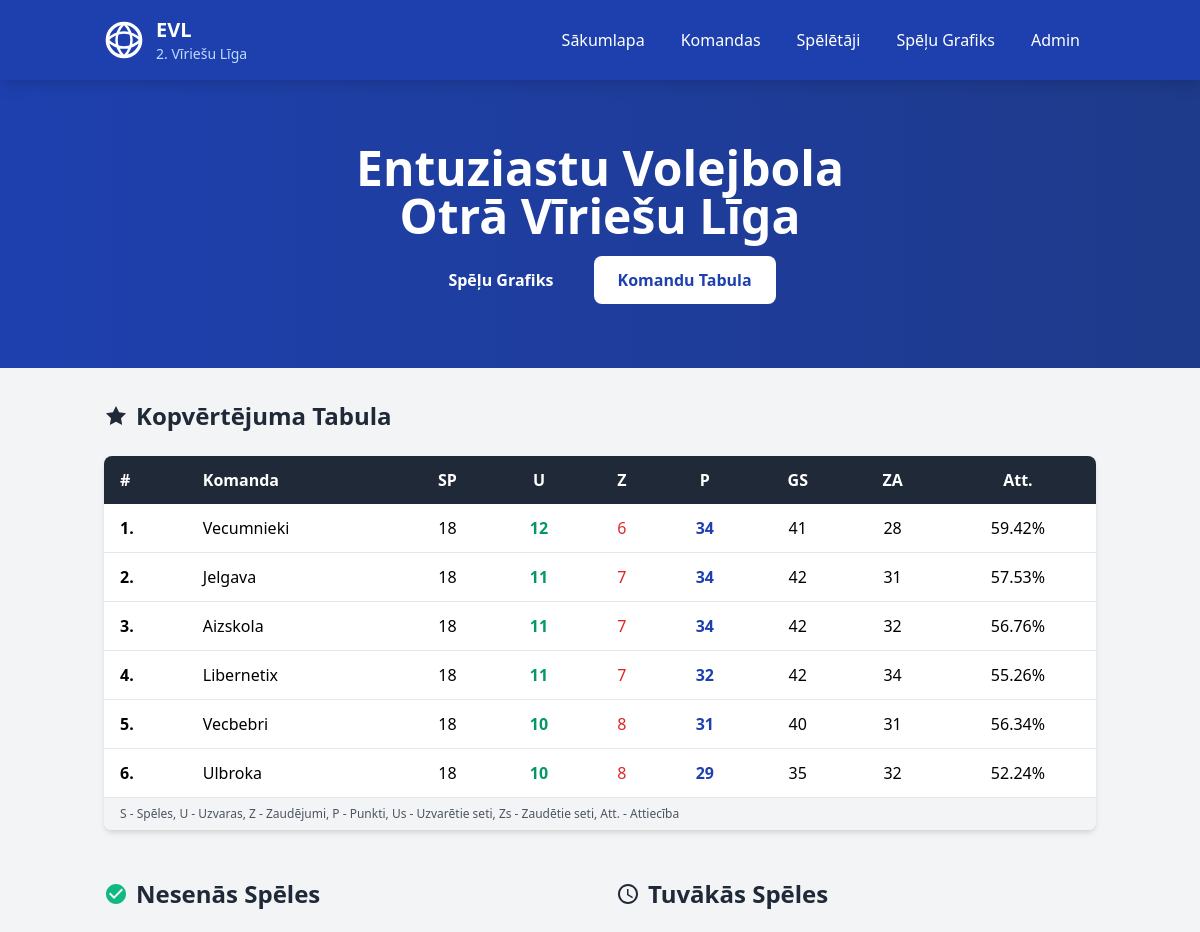
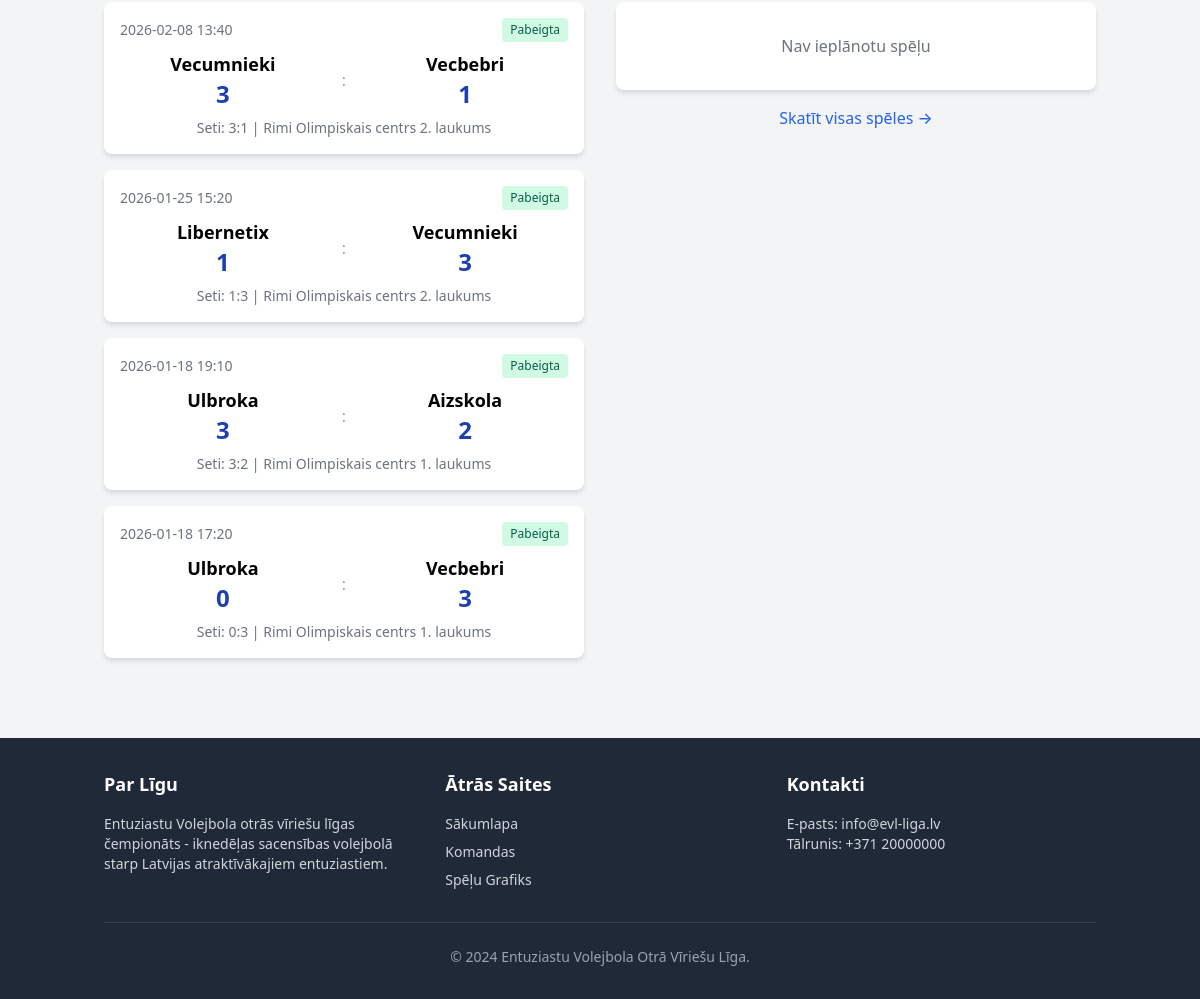
The page / on the database its author committed (2 pictures, top to bottom).
### tables this page shows
CREATE TABLE teams (
	id INTEGER PRIMARY KEY AUTOINCREMENT,
	name TEXT NOT NULL,
	logo TEXT DEFAULT ('/static/volleyball.svg'),
	played INTEGER DEFAULT (0),
	won INTEGER DEFAULT (0),
	lost INTEGER DEFAULT (0),
	points INTEGER DEFAULT (0),
	sets_won INTEGER DEFAULT (0),
	sets_lost INTEGER DEFAULT (0)
);

CREATE TABLE games (
	id INTEGER PRIMARY KEY AUTOINCREMENT,
	home_team_id INTEGER NOT NULL,
	away_team_id INTEGER NOT NULL,
	date TEXT NOT NULL,
	time TEXT NOT NULL,
	location TEXT NOT NULL,
	home_score INTEGER,
	away_score INTEGER,
	home_sets INTEGER DEFAULT (0),
	away_sets INTEGER DEFAULT (0),
	status TEXT DEFAULT ('scheduled'),
	CONSTRAINT FK_games_teams FOREIGN KEY (away_team_id) REFERENCES teams(id),
	CONSTRAINT FK_games_teams_2 FOREIGN KEY (home_team_id) REFERENCES teams(id)
);

### app.py (the view)
@app.route('/')
def index():
    conn = get_db_connection()
    teams = conn.execute('SELECT * FROM teams').fetchall()
    standings = []
    for team in teams:
        t = dict(team)
        total_sets = t['sets_won'] + t['sets_lost']
        t['win_percentage'] = (t['sets_won'] / total_sets * 100) if total_sets > 0 else 0
        standings.append(t)
    standings = sorted(standings, key=lambda x: (x['points'], x['win_percentage']), reverse=True)
    recent_games = conn.execute('''
        SELECT g.*,
               ht.name as home_team, at.name as away_team
        FROM games g
        JOIN teams ht ON g.home_team_id = ht.id
        JOIN teams at ON g.away_team_id = at.id
        WHERE g.status = 'completed'
        ORDER BY g.date DESC, g.time DESC
        LIMIT 4
    ''').fetchall()
    upcoming_games = conn.execute('''
        SELECT g.*,
               ht.name as home_team, at.name as away_team
        FROM games g
        JOIN teams ht ON g.home_team_id = ht.id
        JOIN teams at ON g.away_team_id = at.id
        WHERE g.status = 'scheduled'
        ORDER BY g.date ASC, g.time ASC
        LIMIT 3
    ''').fetchall()
    conn.close()
    return render_template('index.html',
                         standings=standings,
                         recent_games=recent_games,
                         upcoming_games=upcoming_games)

### app.py (called while the page is built)
def get_db_connection():
    conn = sqlite3.connect(DATABASE)
    conn.row_factory = sqlite3.Row
    return conn

### templates/index.html (shortened to what this page needs)
{% extends "base.html" %}
{% block content %}
<section class="bg-gradient-to-r from-blue-800 to-blue-900 text-white py-16">
    <div class="container mx-auto px-4"> <div class="text-center"> <h1 class="text-4xl md:text-5xl font-bold mb-4">
                Entuziastu Volejbola<br>Otrā Vīriešu Līga
            </h1>
            <div class="flex justify-center gap-4 flex-wrap">
                <a href="{{ url_for('schedule') }}"
                    class="bg-orange-500 hover:bg-orange-600 px-6 py-3 rounded-lg font-semibold transition">
                    Spēļu Grafiks
                </a>
                <a href="{{ url_for('teams') }}"
                    class="bg-white text-blue-800 hover:bg-gray-100 px-6 py-3 rounded-lg font-semibold transition">
                    Komandu Tabula
                </a>
            </div>
        </div>
    </div>
</section>
<div class="container mx-auto px-4 py-8">
    <section class="mb-12">
        <h2 class="text-2xl font-bold text-gray-800 mb-6 flex items-center">
            <svg class="w-6 h-6 mr-2 text-orange-500" fill="currentColor" viewBox="0 0 24 24">
                <path d="M12 2L15.09 8.26L22 9.27L17 14.14L18.18 21.02L12 17.77L5.82 21.02L7 14.14L2 9.27L8.91 8.26L12 2Z" />
            </svg>
            Kopvērtējuma Tabula
        </h2>
        <div class="bg-white rounded-lg shadow-md overflow-hidden">
            <div class="overflow-x-auto"> <table class="w-full">
                    <thead class="bg-gray-800 text-white"> <tr>
                            <th class="px-4 py-3 text-left">#</th>
                            <th class="px-4 py-3 text-left">Komanda</th>
                            <th class="px-4 py-3 text-center">SP</th>
                            <th class="px-4 py-3 text-center">U</th>
                            <th class="px-4 py-3 text-center">Z</th>
                            <th class="px-4 py-3 text-center">P</th>
                            <th class="px-4 py-3 text-center hidden sm:table-cell">GS</th>
                            <th class="px-4 py-3 text-center hidden sm:table-cell">ZA</th>
                            <th class="px-4 py-3 text-center hidden md:table-cell">Att.</th>
                        </tr>
                    </thead>
                    <tbody>
                        {% for team in standings %}
                        <tr class="border-b hover:bg-gray-50 transition">
                            <td class="px-4 py-3 font-bold {% if loop.index <= 3 %}text-orange-500{% endif %}">
                                {{ loop.index }}.
                            </td>
                            <td class="px-4 py-3 font-medium">{{ team.name }}</td> <td class="px-4 py-3 text-center">{{ team.played }}</td> <td class="px-4 py-3 text-center text-green-600 font-semibold">{{ team.won }}</td> <td class="px-4 py-3 text-center text-red-600">{{ team.lost }}</td> <td class="px-4 py-3 text-center font-bold text-blue-800">{{ team.points }}</td> <td class="px-4 py-3 text-center hidden sm:table-cell">{{ team.sets_won }}</td> <td class="px-4 py-3 text-center hidden sm:table-cell">{{ team.sets_lost }}</td> <td class="px-4 py-3 text-center hidden md:table-cell">
                                {% if team.win_percentage > 0 or (team.sets_won + team.sets_lost > 0) %}
                                {{ "%.2f"|format(team.win_percentage) }}%
                                {% else %}
                                0.00%
                                {% endif %}
                            </td>
                        </tr>
                        {% endfor %}
                    </tbody>
                </table>
            </div>
            <div class="px-4 py-2 bg-gray-100 text-xs text-gray-600">
                S - Spēles, U - Uzvaras, Z - Zaudējumi, P - Punkti, Us - Uzvarētie seti, Zs - Zaudētie seti, Att. - Attiecība
            </div>
        </div>
    </section>
    <div class="grid grid-cols-1 lg:grid-cols-2 gap-8">
        <section>
            <h2 class="text-2xl font-bold text-gray-800 mb-6 flex items-center">
                <svg class="w-6 h-6 mr-2 text-green-500" fill="currentColor" viewBox="0 0 24 24">
                    <path d="M12 2C6.48 2 2 6.48 2 12s4.48 10 10 10 10-4.48 10-10S17.52 2 12 2zm-2 15l-5-5 1.41-1.41L10 14.17l7.59-7.59L19 8l-9 9z" />
                </svg>
                Nesenās Spēles
            </h2>
            <div class="space-y-4">
                {% for game in recent_games %}
                <div class="bg-white rounded-lg shadow-md p-4 hover:shadow-lg transition">
                    <div class="flex justify-between items-center mb-2">
                        <span class="text-sm text-gray-500">{{ game.date }} {{ game.time }}</span>
                        <span class="text-xs bg-green-100 text-green-800 px-2 py-1 rounded">Pabeigta</span>
                    </div>
                    <div class="flex justify-between items-center">
                        <div class="text-center flex-1">
                            <div class="font-semibold text-lg">{{ game.home_team }}</div> <div class="text-2xl font-bold text-blue-800">{{ game.home_score }}</div> </div>
                        <div class="text-gray-400 px-4">:</div>
                        <div class="text-center flex-1">
                            <div class="font-semibold text-lg">{{ game.away_team }}</div> <div class="text-2xl font-bold text-blue-800">{{ game.away_score }}</div> </div>
                    </div>
                    <div class="text-center text-sm text-gray-500 mt-2">
                        Seti: <span class="font-medium">{{ game.home_sets }}:{{ game.away_sets }}</span>
                        | {{ game.location }} </div>
                </div>
                {% else %}
                <div class="bg-white rounded-lg shadow-md p-8 text-center text-gray-500">
                    Nav spēļu dati
                </div>
                {% endfor %}
            </div>
        </section>
        <section>
            <h2 class="text-2xl font-bold text-gray-800 mb-6 flex items-center">
                <svg class="w-6 h-6 mr-2 text-orange-500" fill="currentColor" viewBox="0 0 24 24">
                    <path d="M11.99 2C6.47 2 2 6.48 2 12s4.47 10 9.99 10C17.52 22 22 17.52 22 12S17.52 2 11.99 2zM12 20c-4.42 0-8-3.58-8-8s3.58-8 8-8 8 3.58 8 8-3.58 8-8 8zm.5-13H11v6l5.25 3.15.75-1.23-4.5-2.67z" />
                </svg>
                Tuvākās Spēles
            </h2>
            <div class="space-y-4">
                {% for game in upcoming_games %}
                <div class="bg-white rounded-lg shadow-md p-4 hover:shadow-lg transition">
                    <div class="flex justify-between items-center mb-2">
                        <span class="text-sm text-gray-500">{{ game.date }} {{ game.time }}</span>
                        <span class="text-xs bg-blue-100 text-blue-800 px-2 py-1 rounded">Drīz</span>
                    </div>
                    <div class="flex justify-between items-center">
                        <div class="text-center flex-1">
                            <div class="font-semibold text-lg">{{ game.home_team }}</div>
                        </div>
                        <div class="text-gray-400 px-4">vs</div>
                        <div class="text-center flex-1">
                            <div class="font-semibold text-lg">{{ game.away_team }}</div>
                        </div>
                    </div>
                    <div class="text-center text-sm text-gray-500 mt-2">
                        {{ game.location }}
                    </div>
                </div>
                {% else %}
                <div class="bg-white rounded-lg shadow-md p-8 text-center text-gray-500">
                    Nav ieplānotu spēļu
                </div>
                {% endfor %}
            </div>
            <a href="{{ url_for('schedule') }}"
                class="block mt-4 text-center text-blue-600 hover:text-blue-800 font-medium">
                Skatīt visas spēles →
            </a>
        </section>
    </div>
</div>
{% endblock %}

### static/css/style.css (style rules this page uses)
:root { --primary-color: #1e40af; --secondary-color: #f97316; --success-color: #22c55e; --danger-color: #ef4444; --gray-100: #f3f4f6; --gray-200: #e5e7eb; --gray-300: #d1d5db; --gray-600: #4b5563; --gray-800: #1f2937; }
button, a[class*="bg-"] { transition: all 0.2s ease; }

### rows shown on the page
teams: name "Vecumnieki", played "18", won "12", lost "6", points "34", sets_won "41", sets_lost "28", win_percentage "59.42"
teams: name "Jelgava", played "18", won "11", lost "7", points "34", sets_won "42", sets_lost "31", win_percentage "57.53"
teams: name "Aizskola", played "18", won "11", lost "7", points "34", sets_won "42", sets_lost "32", win_percentage "56.76"
teams: name "Libernetix", played "18", won "11", lost "7", points "32", sets_won "42", sets_lost "34", win_percentage "55.26"
teams: name "Vecbebri", played "18", won "10", lost "8", points "31", sets_won "40", sets_lost "31", win_percentage "56.34"
teams: name "Ulbroka", played "18", won "10", lost "8", points "29", sets_won "35", sets_lost "32", win_percentage "52.24"
games: date "2026-02-08", time "13:40", home_team "Vecumnieki", home_score "3", away_team "Vecbebri", away_score "1", home_sets "3", away_sets "1", location "Rimi Olimpiskais centrs 2. laukums"
games: date "2026-01-25", time "15:20", home_team "Libernetix", home_score "1", away_team "Vecumnieki", away_score "3", home_sets "1", away_sets "3", location "Rimi Olimpiskais centrs 2. laukums"
games: date "2026-01-18", time "19:10", home_team "Ulbroka", home_score "3", away_team "Aizskola", away_score "2", home_sets "3", away_sets "2", location "Rimi Olimpiskais centrs 1. laukums"
games: date "2026-01-18", time "17:20", home_team "Ulbroka", home_score "0", away_team "Vecbebri", away_score "3", home_sets "0", away_sets "3", location "Rimi Olimpiskais centrs 1. laukums"
